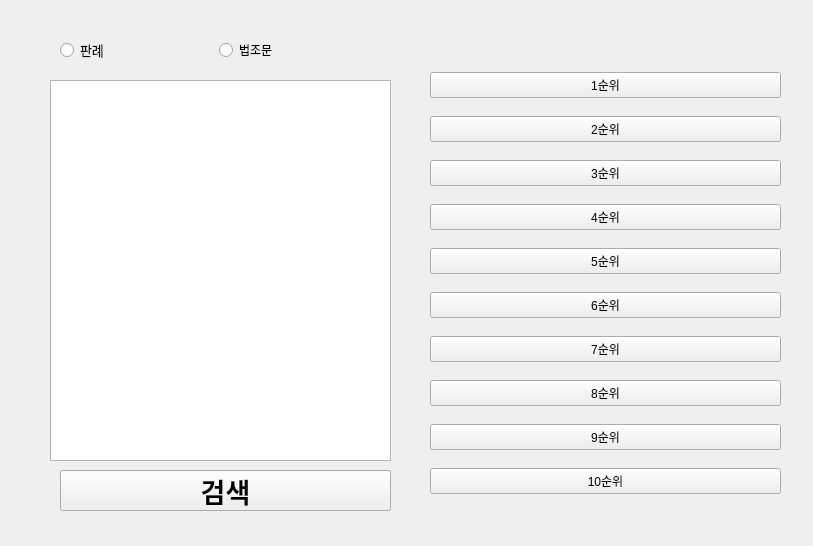
<?xml version="1.0" encoding="UTF-8"?>
<ui version="4.0">
 <class>Form</class>
 <widget class="QWidget" name="Form">
  <property name="geometry">
   <rect>
    <x>0</x>
    <y>0</y>
    <width>813</width>
    <height>546</height>
   </rect>
  </property>
  <property name="windowTitle">
   <string>Form</string>
  </property>
  <property name="styleSheet">
   <string notr="true"/>
  </property>
  <widget class="QPushButton" name="btn_recommend">
   <property name="geometry">
    <rect>
     <x>60</x>
     <y>470</y>
     <width>331</width>
     <height>41</height>
    </rect>
   </property>
   <property name="font">
    <font>
     <family>Bauhaus 93</family>
     <pointsize>20</pointsize>
     <weight>75</weight>
     <bold>true</bold>
    </font>
   </property>
   <property name="text">
    <string>검색</string>
   </property>
  </widget>
  <widget class="QWidget" name="gridLayoutWidget">
   <property name="geometry">
    <rect>
     <x>430</x>
     <y>60</y>
     <width>351</width>
     <height>451</height>
    </rect>
   </property>
   <layout class="QGridLayout" name="gridLayout">
    <item row="2" column="0">
     <widget class="QPushButton" name="p_output_3">
      <property name="text">
       <string>3순위</string>
      </property>
     </widget>
    </item>
    <item row="6" column="0">
     <widget class="QPushButton" name="p_output_7">
      <property name="text">
       <string>7순위</string>
      </property>
     </widget>
    </item>
    <item row="3" column="0">
     <widget class="QPushButton" name="p_output_4">
      <property name="text">
       <string>4순위</string>
      </property>
     </widget>
    </item>
    <item row="7" column="0">
     <widget class="QPushButton" name="p_output_8">
      <property name="text">
       <string>8순위</string>
      </property>
     </widget>
    </item>
    <item row="0" column="0">
     <widget class="QPushButton" name="p_output_1">
      <property name="text">
       <string>1순위</string>
      </property>
     </widget>
    </item>
    <item row="1" column="0">
     <widget class="QPushButton" name="p_output_2">
      <property name="text">
       <string>2순위</string>
      </property>
     </widget>
    </item>
    <item row="8" column="0">
     <widget class="QPushButton" name="p_output_9">
      <property name="text">
       <string>9순위</string>
      </property>
     </widget>
    </item>
    <item row="5" column="0">
     <widget class="QPushButton" name="p_output_6">
      <property name="text">
       <string>6순위</string>
      </property>
     </widget>
    </item>
    <item row="4" column="0">
     <widget class="QPushButton" name="p_output_5">
      <property name="text">
       <string>5순위</string>
      </property>
     </widget>
    </item>
    <item row="9" column="0">
     <widget class="QPushButton" name="p_output_10">
      <property name="text">
       <string>10순위</string>
      </property>
     </widget>
    </item>
   </layout>
  </widget>
  <widget class="QPushButton" name="btn_recommend_2">
   <property name="geometry">
    <rect>
     <x>60</x>
     <y>470</y>
     <width>331</width>
     <height>41</height>
    </rect>
   </property>
   <property name="font">
    <font>
     <family>Bauhaus 93</family>
     <pointsize>20</pointsize>
     <weight>75</weight>
     <bold>true</bold>
    </font>
   </property>
   <property name="text">
    <string>검색</string>
   </property>
  </widget>
  <widget class="QWidget" name="horizontalLayoutWidget">
   <property name="geometry">
    <rect>
     <x>60</x>
     <y>20</y>
     <width>311</width>
     <height>61</height>
    </rect>
   </property>
   <layout class="QHBoxLayout" name="horizontalLayout">
    <item>
     <widget class="QRadioButton" name="rb_1">
      <property name="minimumSize">
       <size>
        <width>0</width>
        <height>0</height>
       </size>
      </property>
      <property name="baseSize">
       <size>
        <width>0</width>
        <height>0</height>
       </size>
      </property>
      <property name="font">
       <font>
        <pointsize>10</pointsize>
       </font>
      </property>
      <property name="text">
       <string>판례</string>
      </property>
      <property name="iconSize">
       <size>
        <width>16</width>
        <height>16</height>
       </size>
      </property>
      <property name="checkable">
       <bool>true</bool>
      </property>
     </widget>
    </item>
    <item>
     <widget class="QRadioButton" name="rb_2">
      <property name="text">
       <string>법조문</string>
      </property>
     </widget>
    </item>
   </layout>
  </widget>
  <widget class="QLabel" name="background">
   <property name="geometry">
    <rect>
     <x>5</x>
     <y>1</y>
     <width>801</width>
     <height>551</height>
    </rect>
   </property>
   <property name="styleSheet">
    <string notr="true"/>
   </property>
   <property name="frameShadow">
    <enum>QFrame::Plain</enum>
   </property>
   <property name="text">
    <string/>
   </property>
   <property name="pixmap">
    <pixmap>C:/Users/toger/Desktop/unnamed.png</pixmap>
   </property>
   <property name="scaledContents">
    <bool>true</bool>
   </property>
  </widget>
  <widget class="QTextEdit" name="le_keyword">
   <property name="geometry">
    <rect>
     <x>50</x>
     <y>80</y>
     <width>341</width>
     <height>381</height>
    </rect>
   </property>
  </widget>
  <zorder>background</zorder>
  <zorder>gridLayoutWidget</zorder>
  <zorder>btn_recommend_2</zorder>
  <zorder>btn_recommend</zorder>
  <zorder>horizontalLayoutWidget</zorder>
  <zorder>le_keyword</zorder>
 </widget>
 <resources/>
 <connections/>
</ui>
